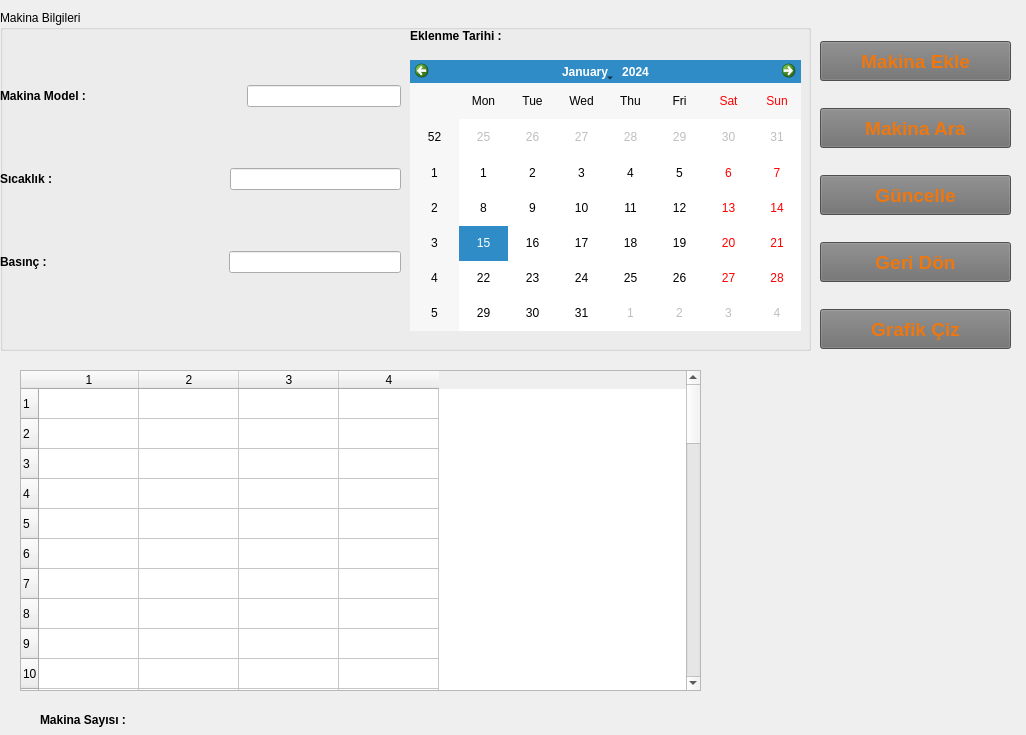
<?xml version="1.0" encoding="UTF-8"?>
<ui version="4.0">
 <class>calisanmakina</class>
 <widget class="QWidget" name="calisanmakina">
  <property name="geometry">
   <rect>
    <x>0</x>
    <y>0</y>
    <width>1026</width>
    <height>735</height>
   </rect>
  </property>
  <property name="minimumSize">
   <size>
    <width>1026</width>
    <height>735</height>
   </size>
  </property>
  <property name="maximumSize">
   <size>
    <width>1050</width>
    <height>750</height>
   </size>
  </property>
  <property name="windowTitle">
   <string>Form</string>
  </property>
  <property name="windowIcon">
   <iconset resource="icons.qrc">
    <normaloff>:/icons/icons/NicePng_table-clipart-png_8386405.png</normaloff>:/icons/icons/NicePng_table-clipart-png_8386405.png</iconset>
  </property>
  <widget class="QTableWidget" name="tbWidget_kbilgiler">
   <property name="geometry">
    <rect>
     <x>20</x>
     <y>370</y>
     <width>681</width>
     <height>321</height>
    </rect>
   </property>
   <property name="rowCount">
    <number>50</number>
   </property>
   <property name="columnCount">
    <number>4</number>
   </property>
   <row/>
   <row/>
   <row/>
   <row/>
   <row/>
   <row/>
   <row/>
   <row/>
   <row/>
   <row/>
   <row/>
   <row/>
   <row/>
   <row/>
   <row/>
   <row/>
   <row/>
   <row/>
   <row/>
   <row/>
   <row/>
   <row/>
   <row/>
   <row/>
   <row/>
   <row/>
   <row/>
   <row/>
   <row/>
   <row/>
   <row/>
   <row/>
   <row/>
   <row/>
   <row/>
   <row/>
   <row/>
   <row/>
   <row/>
   <row/>
   <row/>
   <row/>
   <row/>
   <row/>
   <row/>
   <row/>
   <row/>
   <row/>
   <row/>
   <row/>
   <column/>
   <column/>
   <column/>
   <column/>
  </widget>
  <widget class="QWidget" name="layoutWidget">
   <property name="geometry">
    <rect>
     <x>820</x>
     <y>20</y>
     <width>191</width>
     <height>351</height>
    </rect>
   </property>
   <layout class="QVBoxLayout" name="verticalLayout_2">
    <item>
     <widget class="QPushButton" name="btn_kekle">
      <property name="sizePolicy">
       <sizepolicy hsizetype="Expanding" vsizetype="Fixed">
        <horstretch>0</horstretch>
        <verstretch>0</verstretch>
       </sizepolicy>
      </property>
      <property name="minimumSize">
       <size>
        <width>50</width>
        <height>40</height>
       </size>
      </property>
      <property name="font">
       <font>
        <pointsize>14</pointsize>
        <weight>75</weight>
        <bold>true</bold>
       </font>
      </property>
      <property name="styleSheet">
       <string notr="true">background-color: rgb(111, 111, 111);
color: rgb(238, 119, 15);
border -radius : 5px</string>
      </property>
      <property name="text">
       <string>Makina Ekle</string>
      </property>
      <property name="iconSize">
       <size>
        <width>25</width>
        <height>25</height>
       </size>
      </property>
     </widget>
    </item>
    <item>
     <widget class="QPushButton" name="btn_kara">
      <property name="sizePolicy">
       <sizepolicy hsizetype="Expanding" vsizetype="Fixed">
        <horstretch>0</horstretch>
        <verstretch>0</verstretch>
       </sizepolicy>
      </property>
      <property name="minimumSize">
       <size>
        <width>50</width>
        <height>40</height>
       </size>
      </property>
      <property name="font">
       <font>
        <pointsize>14</pointsize>
        <weight>75</weight>
        <bold>true</bold>
       </font>
      </property>
      <property name="styleSheet">
       <string notr="true">background-color: rgb(111, 111, 111);
color: rgb(238, 119, 15);
border -radius : 5px</string>
      </property>
      <property name="text">
       <string>Makina Ara</string>
      </property>
      <property name="iconSize">
       <size>
        <width>25</width>
        <height>25</height>
       </size>
      </property>
     </widget>
    </item>
    <item>
     <widget class="QPushButton" name="btn_kguncel">
      <property name="sizePolicy">
       <sizepolicy hsizetype="Expanding" vsizetype="Fixed">
        <horstretch>0</horstretch>
        <verstretch>0</verstretch>
       </sizepolicy>
      </property>
      <property name="minimumSize">
       <size>
        <width>50</width>
        <height>40</height>
       </size>
      </property>
      <property name="font">
       <font>
        <pointsize>14</pointsize>
        <weight>75</weight>
        <bold>true</bold>
       </font>
      </property>
      <property name="styleSheet">
       <string notr="true">background-color: rgb(111, 111, 111);
color: rgb(238, 119, 15);
border -radius : 5px</string>
      </property>
      <property name="text">
       <string>Güncelle</string>
      </property>
      <property name="iconSize">
       <size>
        <width>25</width>
        <height>25</height>
       </size>
      </property>
     </widget>
    </item>
    <item>
     <widget class="QPushButton" name="btn_kgeridon">
      <property name="sizePolicy">
       <sizepolicy hsizetype="Expanding" vsizetype="Fixed">
        <horstretch>0</horstretch>
        <verstretch>0</verstretch>
       </sizepolicy>
      </property>
      <property name="minimumSize">
       <size>
        <width>50</width>
        <height>40</height>
       </size>
      </property>
      <property name="font">
       <font>
        <pointsize>14</pointsize>
        <weight>75</weight>
        <bold>true</bold>
       </font>
      </property>
      <property name="styleSheet">
       <string notr="true">background-color: rgb(111, 111, 111);
color: rgb(238, 119, 15);
border -radius : 5px</string>
      </property>
      <property name="text">
       <string>Geri Dön</string>
      </property>
      <property name="iconSize">
       <size>
        <width>25</width>
        <height>25</height>
       </size>
      </property>
     </widget>
    </item>
    <item>
     <widget class="QPushButton" name="btn_kgrafik">
      <property name="sizePolicy">
       <sizepolicy hsizetype="Expanding" vsizetype="Fixed">
        <horstretch>0</horstretch>
        <verstretch>0</verstretch>
       </sizepolicy>
      </property>
      <property name="minimumSize">
       <size>
        <width>50</width>
        <height>40</height>
       </size>
      </property>
      <property name="font">
       <font>
        <pointsize>14</pointsize>
        <weight>75</weight>
        <bold>true</bold>
       </font>
      </property>
      <property name="styleSheet">
       <string notr="true">background-color: rgb(111, 111, 111);
color: rgb(238, 119, 15);
border -radius : 5px</string>
      </property>
      <property name="text">
       <string>Grafik Çiz</string>
      </property>
      <property name="iconSize">
       <size>
        <width>25</width>
        <height>25</height>
       </size>
      </property>
     </widget>
    </item>
   </layout>
  </widget>
  <widget class="QGroupBox" name="groupBox">
   <property name="geometry">
    <rect>
     <x>0</x>
     <y>10</y>
     <width>811</width>
     <height>341</height>
    </rect>
   </property>
   <property name="sizePolicy">
    <sizepolicy hsizetype="Expanding" vsizetype="Expanding">
     <horstretch>0</horstretch>
     <verstretch>0</verstretch>
    </sizepolicy>
   </property>
   <property name="minimumSize">
    <size>
     <width>0</width>
     <height>0</height>
    </size>
   </property>
   <property name="maximumSize">
    <size>
     <width>1024</width>
     <height>768</height>
    </size>
   </property>
   <property name="title">
    <string>Makina Bilgileri</string>
   </property>
   <property name="alignment">
    <set>Qt::AlignLeading|Qt::AlignLeft|Qt::AlignTop</set>
   </property>
   <widget class="QWidget" name="layoutWidget_3">
    <property name="geometry">
     <rect>
      <x>0</x>
      <y>20</y>
      <width>401</width>
      <height>301</height>
     </rect>
    </property>
    <layout class="QVBoxLayout" name="verticalLayout">
     <item>
      <layout class="QHBoxLayout" name="horizontalLayout">
       <item>
        <widget class="QLabel" name="label_kmodel">
         <property name="font">
          <font>
           <pointsize>9</pointsize>
           <weight>75</weight>
           <bold>true</bold>
          </font>
         </property>
         <property name="text">
          <string>Makina Model :</string>
         </property>
        </widget>
       </item>
       <item>
        <spacer name="horizontalSpacer">
         <property name="orientation">
          <enum>Qt::Horizontal</enum>
         </property>
         <property name="sizeHint" stdset="0">
          <size>
           <width>10</width>
           <height>10</height>
          </size>
         </property>
        </spacer>
       </item>
       <item>
        <widget class="QLineEdit" name="lineEdit_kmodel">
         <property name="maxLength">
          <number>11</number>
         </property>
        </widget>
       </item>
      </layout>
     </item>
     <item>
      <layout class="QHBoxLayout" name="horizontalLayout_2">
       <item>
        <widget class="QLabel" name="label_ksicaklik">
         <property name="font">
          <font>
           <pointsize>9</pointsize>
           <weight>75</weight>
           <bold>true</bold>
          </font>
         </property>
         <property name="text">
          <string>Sıcaklık :</string>
         </property>
        </widget>
       </item>
       <item>
        <spacer name="horizontalSpacer_2">
         <property name="orientation">
          <enum>Qt::Horizontal</enum>
         </property>
         <property name="sizeHint" stdset="0">
          <size>
           <width>40</width>
           <height>20</height>
          </size>
         </property>
        </spacer>
       </item>
       <item>
        <widget class="QLineEdit" name="lineEdit_ksicaklik">
         <property name="maxLength">
          <number>20</number>
         </property>
        </widget>
       </item>
      </layout>
     </item>
     <item>
      <layout class="QHBoxLayout" name="horizontalLayout_3">
       <item>
        <widget class="QLabel" name="label_kbasinc">
         <property name="font">
          <font>
           <pointsize>9</pointsize>
           <weight>75</weight>
           <bold>true</bold>
          </font>
         </property>
         <property name="text">
          <string>Basınç : </string>
         </property>
        </widget>
       </item>
       <item>
        <spacer name="horizontalSpacer_3">
         <property name="orientation">
          <enum>Qt::Horizontal</enum>
         </property>
         <property name="sizeHint" stdset="0">
          <size>
           <width>40</width>
           <height>20</height>
          </size>
         </property>
        </spacer>
       </item>
       <item>
        <widget class="QLineEdit" name="lineEdit_kbasinc">
         <property name="maxLength">
          <number>20</number>
         </property>
        </widget>
       </item>
      </layout>
     </item>
    </layout>
   </widget>
   <widget class="QCalendarWidget" name="cw_keklenmet">
    <property name="geometry">
     <rect>
      <x>410</x>
      <y>50</y>
      <width>391</width>
      <height>271</height>
     </rect>
    </property>
   </widget>
   <widget class="QLabel" name="label_keklenmet">
    <property name="geometry">
     <rect>
      <x>410</x>
      <y>10</y>
      <width>111</width>
      <height>31</height>
     </rect>
    </property>
    <property name="font">
     <font>
      <pointsize>9</pointsize>
      <weight>75</weight>
      <bold>true</bold>
     </font>
    </property>
    <property name="text">
     <string>Eklenme Tarihi : </string>
    </property>
   </widget>
  </widget>
  <widget class="QWidget" name="layoutWidget_2">
   <property name="geometry">
    <rect>
     <x>40</x>
     <y>710</y>
     <width>130</width>
     <height>20</height>
    </rect>
   </property>
   <layout class="QHBoxLayout" name="horizontalLayout_5">
    <item>
     <widget class="QLabel" name="label_kmakinasayisi">
      <property name="font">
       <font>
        <pointsize>9</pointsize>
        <weight>75</weight>
        <bold>true</bold>
       </font>
      </property>
      <property name="text">
       <string>Makina Sayısı :</string>
      </property>
     </widget>
    </item>
    <item>
     <widget class="QLabel" name="label_kmakinasonuc">
      <property name="font">
       <font>
        <pointsize>9</pointsize>
        <weight>75</weight>
        <bold>true</bold>
       </font>
      </property>
      <property name="text">
       <string/>
      </property>
     </widget>
    </item>
   </layout>
  </widget>
 </widget>
 <resources>
  <include location="icons.qrc"/>
 </resources>
 <connections/>
</ui>
